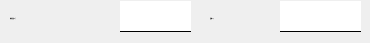
     <widget class="QWidget" name="page_rain">
      <widget class="QLabel" name="label_217">
       <property name="geometry">
        <rect>
         <x>10</x>
         <y>3</y>
         <width>111</width>
         <height>31</height>
        </rect>
       </property>
       <property name="font">
        <font>
         <family>黑体</family>
         <pointsize>-1</pointsize>
        </font>
       </property>
       <property name="text">
        <string>雨降面积(m²):</string>
       </property>
      </widget>
      <widget class="QLineEdit" name="lineEdit_rain_room_rain_area">
       <property name="geometry">
        <rect>
         <x>120</x>
         <y>1</y>
         <width>71</width>
         <height>31</height>
        </rect>
       </property>
       <property name="font">
        <font>
         <family>黑体</family>
         <pointsize>-1</pointsize>
        </font>
       </property>
       <property name="styleSheet">
        <string notr="true">border:none;
border-bottom:1px solid black;</string>
       </property>
      </widget>
      <widget class="QLineEdit" name="lineEdit_rain_room_layer_height">
       <property name="geometry">
        <rect>
         <x>280</x>
         <y>1</y>
         <width>81</width>
         <height>31</height>
        </rect>
       </property>
       <property name="font">
        <font>
         <family>黑体</family>
         <pointsize>-1</pointsize>
        </font>
       </property>
       <property name="styleSheet">
        <string notr="true">border:none;
border-bottom:1px solid black;</string>
       </property>
      </widget>
      <widget class="QLabel" name="label_218">
       <property name="geometry">
        <rect>
         <x>210</x>
         <y>3</y>
         <width>71</width>
         <height>31</height>
        </rect>
       </property>
       <property name="font">
        <font>
         <family>黑体</family>
         <pointsize>-1</pointsize>
        </font>
       </property>
       <property name="text">
        <string>层高(m):</string>
       </property>
      </widget>
     </widget>
